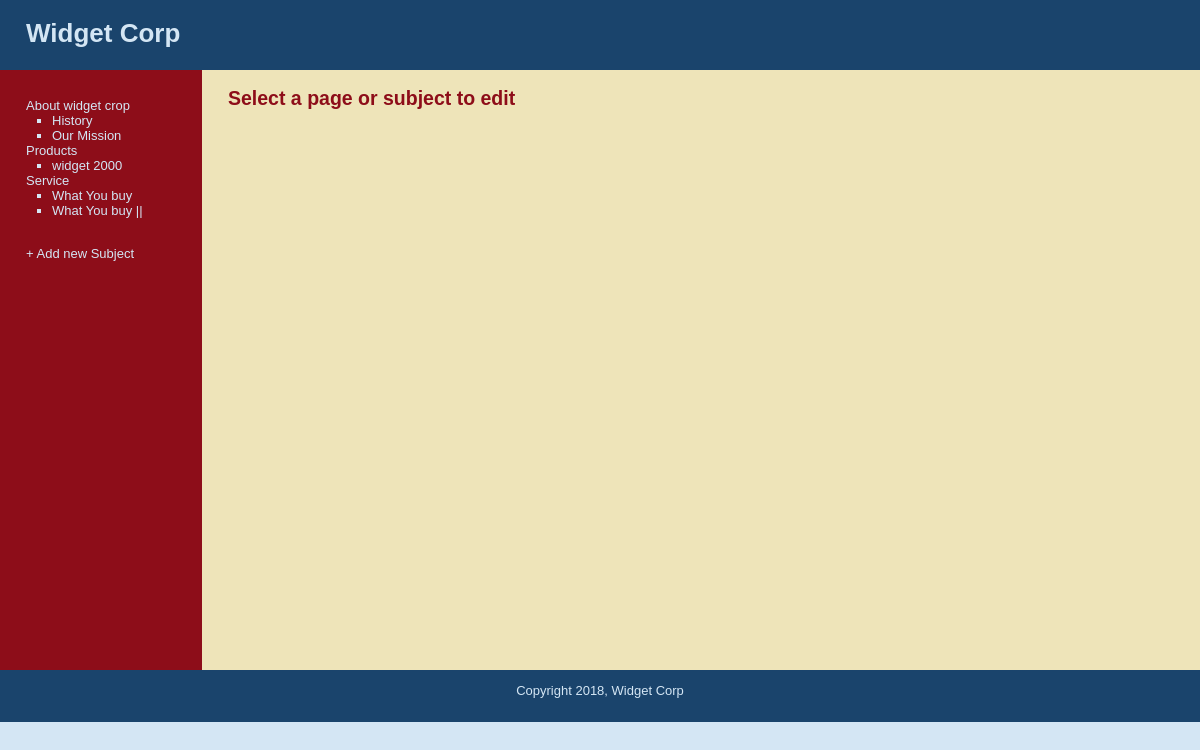
The page /content.php (signed in) on the database its author committed.
### tables this page shows
CREATE TABLE IF NOT EXISTS `subject` (
`id` int(11) NOT NULL,
  `menu_name` varchar(30) NOT NULL,
  `position` int(11) NOT NULL,
  `visible` tinyint(4) NOT NULL
);

CREATE TABLE IF NOT EXISTS `pages` (
`id` int(11) NOT NULL,
  `subject_id` int(11) NOT NULL,
  `menu_name` varchar(30) NOT NULL,
  `position` int(3) NOT NULL,
  `visible` tinyint(1) NOT NULL,
  `content` text NOT NULL
);

### includes/functions.php (called while the page is built, shortened)
<?php
function confirm_query($result_set){
	return $result_set;
 }
function find_by_sql($sql=""){
	global $connection;
	 $subject_set = mysql_query($sql,$connection);
		return $subject_set;
	}
function find_by_id($id=0){
	global $connection;
	$result_set = mysql_query("SELECT * FROM pages
		                       WHERE subject_id =" . $id ."
		                       ORDER BY position ASC",$connection);
	return confirm_query($result_set);
}
?>

### content.php (the view, shortened to what this page needs)
<?php require_once("includes/connection.php"); ?>
<?php require_once("includes/functions.php"); ?>
<?php
	if(isset($_GET['subj'])){
		$sel_subject = get_subject_by_id($_GET['subj']);
		$sel_page=Null;
	}elseif(isset($_GET['pg'])){
		$sel_page = get_page_by_id($_GET['pg']);
		$sel_subject = Null;
	}else{
		$sel_page= NULL;
		$sel_subject= NULL;
	}
?>
<?php include("includes/header.php"); ?>
			<table id="structure">
				<tr>
					<td id="navigation">
					 <ul class="subjects">
						<?php
						 $subjects = find_by_sql("SELECT * FROM subject
						                          ORDER BY position ASC");
							while($row = mysql_fetch_array($subjects))
							{
								echo "<li>
								<a href=\"edit_subject.php?subj=".urlencode($row['id'])."\">".$row['menu_name']."</a></li>";
								$pages = find_by_id($row['id']);
								echo "<ul class=\"pages\">";
								while($row = mysql_fetch_array($pages))
								{
									echo "<li>
									<a href=\"content.php?pg=".urlencode($row['id'])."\">".$row['menu_name'].
									"</a></li>";
								}
								echo "</ul>";
							}
						?>
					</ul></br>
					<a href="new_subject.php"> + Add new Subject </a>
					</td>
					<td id="page">
						<?php
							if(!is_null($sel_subject))
							{
							 	echo "<h2>".$sel_subject['menu_name']."</h2>";
							}else{
							 	echo "<h2>Select a page or subject to edit</h2>";
							 }
						?>
			</table>
<?php include("includes/footer.php"); ?>

### includes/header.php (shortened to what this page needs)
<html>
	<head>
		<link href="stylesheets/public.css" media="all" rel="stylesheet" type="text/css" />
	</head>
	<body>
		<div id="header">
			<h1>Widget Corp</h1>
		</div>
		<div id="main">

### includes/footer.php (shortened to what this page needs)
	</div>
		<div id="footer">Copyright <?php echo date("Y", time());?>, Widget Corp</div>
	</body>
</html>

### stylesheets/public.css (style rules this page uses)
html { height: 100%; width: 100%; }
body { width: 100%; height: 100%; margin: 0px; padding: 0px; border: 0px; font-family: Verdana, Arial, Helvetica, sans-serif; background: #D4E6F4; font-size: 13px; line-height: 15px; }
table, tr, td { border-collapse: collapse; vertical-align: top; font-size: 13px; line-height: 15px; }
a { color: #8D0D19; }
#header { height: 70px; margin: 0px; padding: 0px; text-align: left; background: #1A446C; color: #D4E6F4; }
#header h1 { padding: 1em; margin: 0px; }
#main { margin: 0px; padding: 0px; height: 600px; width: 100%; background: #EEE4B9; }
#structure { height: 600px; width: 100%; }
#footer { height: 2em; margin: 0px; padding: 1em; text-align: center; background: #1A446C; color: #D4E6F4; }
#navigation { width: 150px; padding: 1em 2em; color: #D4E6F4; background: #8D0D19; }
#navigation a { color: #D4E6F4; text-decoration: none; }
ul.subjects { padding-left: 0; list-style: none; }
ul.pages { padding-left: 2em; list-style: square; }
#page { padding-left: 2em; vertical-align: top; background: #EEE4B9; }
#page h2 { color: #8D0D19; margin-top: 1em; }
li { color:#D4E6F4; }

### rows shown on the page
subject: menu_name "About widget crop"
pages: menu_name "History"
pages: menu_name "Our Mission"
subject: menu_name "Products"
pages: menu_name "widget 2000"
subject: menu_name "Service"
pages: menu_name "What You buy"
pages: menu_name "What You buy ||"
